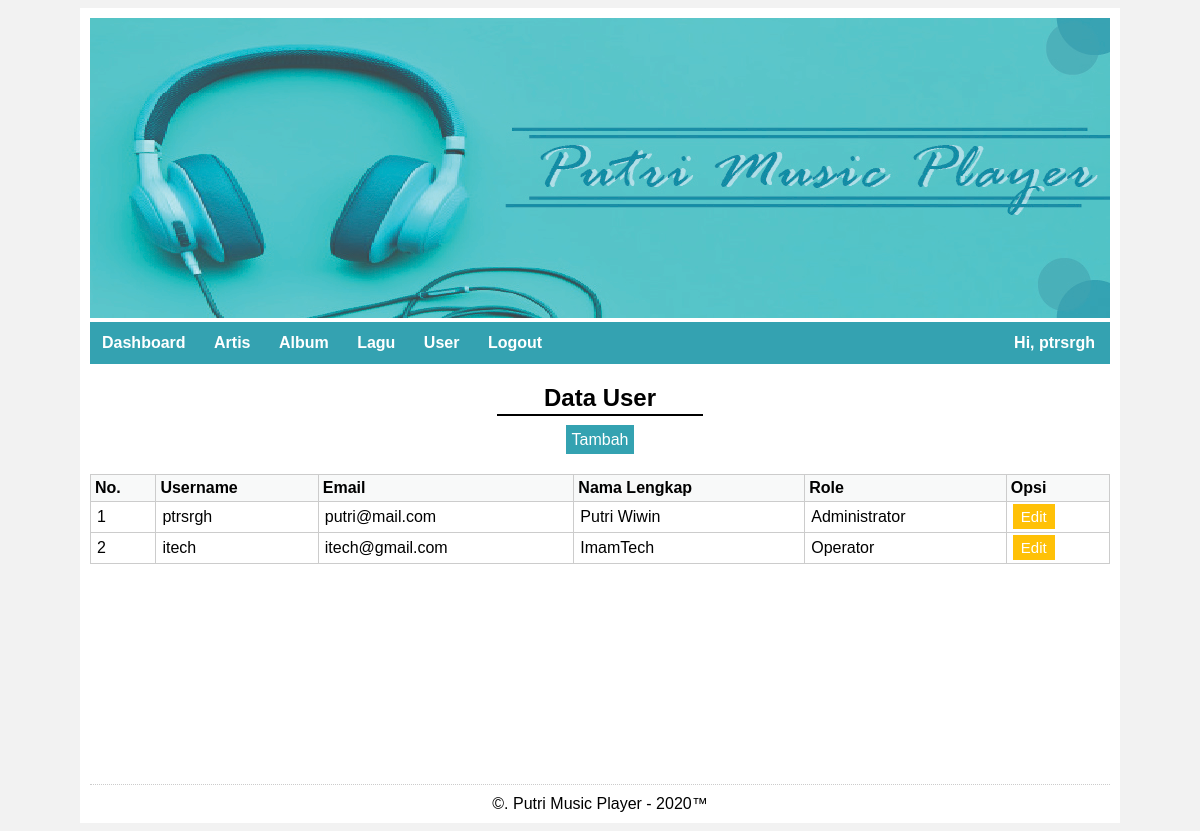
The page /dashboard.php?page=user_tampil (signed in) on the database its author committed.
### tables this page shows
CREATE TABLE `tb_users` (
  `user_id` int(11) NOT NULL,
  `user_name` varchar(100) NOT NULL,
  `user_password` varchar(256) NOT NULL,
  `user_email` varchar(100) NOT NULL,
  `user_nama_lengkap` varchar(100) NOT NULL,
  `user_role` char(2) DEFAULT '2'
);

### dashboard.php (called while the page is built, shortened)
<?php
require_once "layout/dashboard.php";

### app/Controller.php (called while the page is built, shortened)
<?php
class Controller {
	public function __construct() {
		try {
			$this->db = new PDO ("mysql:host=localhost;dbname=dbmusicplayer", "root", "");
		} catch (Exception $e) {
			die ("error! " . $e->getMessage());
		}
	}
}

### app/User.php (called while the page is built, shortened)
<?php
class User extends Controller
{
	public function tampil()
	{
		$sql = "SELECT * FROM tb_users";
		$stmt = $this->db->prepare($sql);
		$stmt->execute();
		$data = [];
		while ($row = $stmt->fetch()) {
			$data[] = $row;
		}
		return $data;
	}
}

### user_tampil.php (the view)
<h2 class="judul">Data User</h2>
<hr class="garis-judul">
<div class="btn-tambah">
	<a href="dashboard.php?page=user_input">Tambah</a>
</div>
<?php
$usr = new App\User();
$rows = $usr->tampil();
?>
<table>
	<tr>
		<th>No.</th>
		<th>Username</th>
		<th>Email</th>
		<th>Nama Lengkap</th>
		<th>Role</th>
		<th>Opsi</th>
	</tr>
	<?php foreach ($rows as $row) { ?>
		<tr>
			<td><?php echo $row['user_id']; ?></td>
			<td><?php echo $row['user_name']; ?></td>
			<td><?php echo $row['user_email']; ?></td>
			<td><?php echo $row['user_nama_lengkap']; ?></td>
			<td>
				<?php
				if($row['user_role'] == 1) {
					echo "Administrator";
				} else {
					echo "Operator";
				}
				?>
			</td>
			<td><a href="dashboard.php?page=user_edit&id=<?php echo $row['user_id']; ?>" class="btn-edit">Edit</a></td>
		</tr>
	<?php } ?>
</table>

### layout/assets/css/style.css (style rules this page uses)
body { font-family: 'Source Sans Pro', sans-serif; font-size: 16px; background: #f2f2f2; }
a { text-decoration: none; }
table { width: 100%; border-collapse: collapse; }
table th { background: #F8F9F9; padding: 4px; text-transform: capitalize; font-weight: bold; text-align: left; border: 1px solid #ccc; }
table tr { border: 1px solid #ccc; }
table td { padding: 6px; border: 1px solid #ccc; }
.btn-tambah { text-align: center; margin: 15px 0 25px 0; }
.btn-tambah a { background-color: #34A2B1; color: white; padding: 6px; }
.btn-edit { background-color: #ffc107; color: white; font-size: 15px; padding: 4px 8px; text-decoration: none; }
.judul { text-align: center; }
.garis-judul { border: 1px solid black; width: 20%; margin-top: -18px; }

### rows shown on the page
tb_users: user_id "1", user_name "ptrsrgh", user_email "putri@mail.com", user_nama_lengkap "Putri Wiwin", user_role "Administrator"
tb_users: user_id "2", user_name "itech", user_email "itech@gmail.com", user_nama_lengkap "ImamTech", user_role "Operator"

### other values the page prints
$_SESSION['user_name'] "ptrsrgh"
